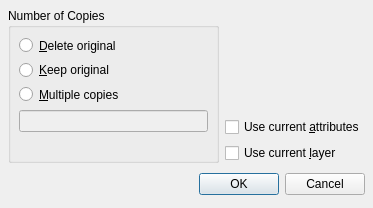
<ui version="4.0" >
 <class>QG_DlgMove</class>
 <widget class="QDialog" name="QG_DlgMove" >
  <property name="geometry" >
   <rect>
    <x>0</x>
    <y>0</y>
    <width>373</width>
    <height>208</height>
   </rect>
  </property>
  <property name="windowTitle" >
   <string>Move / Copy Options</string>
  </property>
  <layout class="QVBoxLayout" >
   <property name="spacing" >
    <number>6</number>
   </property>
   <property name="leftMargin" >
    <number>8</number>
   </property>
   <property name="topMargin" >
    <number>8</number>
   </property>
   <property name="rightMargin" >
    <number>8</number>
   </property>
   <property name="bottomMargin" >
    <number>8</number>
   </property>
   <item>
    <layout class="QHBoxLayout" >
     <property name="spacing" >
      <number>6</number>
     </property>
     <property name="leftMargin" >
      <number>0</number>
     </property>
     <property name="topMargin" >
      <number>0</number>
     </property>
     <property name="rightMargin" >
      <number>0</number>
     </property>
     <property name="bottomMargin" >
      <number>0</number>
     </property>
     <item>
      <widget class="QGroupBox" name="gbNumber" >
       <property name="title" >
        <string>Number of Copies</string>
       </property>
       <layout class="QVBoxLayout" >
        <property name="spacing" >
         <number>6</number>
        </property>
        <property name="leftMargin" >
         <number>8</number>
        </property>
        <property name="topMargin" >
         <number>8</number>
        </property>
        <property name="rightMargin" >
         <number>8</number>
        </property>
        <property name="bottomMargin" >
         <number>8</number>
        </property>
        <item>
         <widget class="QRadioButton" name="rbMove" >
          <property name="sizePolicy" >
           <sizepolicy vsizetype="Preferred" hsizetype="Minimum" >
            <horstretch>0</horstretch>
            <verstretch>0</verstretch>
           </sizepolicy>
          </property>
          <property name="minimumSize" >
           <size>
            <width>0</width>
            <height>18</height>
           </size>
          </property>
          <property name="toolTip" >
           <string>Tick to move selection</string>
          </property>
          <property name="text" >
           <string>&amp;Delete original</string>
          </property>
          <property name="checked" >
           <bool>false</bool>
          </property>
         </widget>
        </item>
        <item>
         <widget class="QRadioButton" name="rbCopy" >
          <property name="sizePolicy" >
           <sizepolicy vsizetype="Preferred" hsizetype="Minimum" >
            <horstretch>0</horstretch>
            <verstretch>0</verstretch>
           </sizepolicy>
          </property>
          <property name="minimumSize" >
           <size>
            <width>0</width>
            <height>18</height>
           </size>
          </property>
          <property name="toolTip" >
           <string>Tick to copy selection</string>
          </property>
          <property name="text" >
           <string>&amp;Keep original</string>
          </property>
         </widget>
        </item>
        <item>
         <widget class="QRadioButton" name="rbMultiCopy" >
          <property name="sizePolicy" >
           <sizepolicy vsizetype="Preferred" hsizetype="Minimum" >
            <horstretch>0</horstretch>
            <verstretch>0</verstretch>
           </sizepolicy>
          </property>
          <property name="minimumSize" >
           <size>
            <width>0</width>
            <height>18</height>
           </size>
          </property>
          <property name="toolTip" >
           <string>Tick to create &lt;i>n&lt;/i> copies of selection</string>
          </property>
          <property name="text" >
           <string>&amp;Multiple copies</string>
          </property>
         </widget>
        </item>
        <item>
         <widget class="QLineEdit" name="leNumber" >
          <property name="enabled" >
           <bool>false</bool>
          </property>
          <property name="toolTip" >
           <string>Enter number of copies</string>
          </property>
         </widget>
        </item>
        <item>
         <spacer>
          <property name="orientation" >
           <enum>Qt::Vertical</enum>
          </property>
          <property name="sizeHint" >
           <size>
            <width>20</width>
            <height>21</height>
           </size>
          </property>
         </spacer>
        </item>
       </layout>
      </widget>
     </item>
     <item>
      <layout class="QVBoxLayout" >
       <property name="spacing" >
        <number>6</number>
       </property>
       <property name="leftMargin" >
        <number>0</number>
       </property>
       <property name="topMargin" >
        <number>0</number>
       </property>
       <property name="rightMargin" >
        <number>0</number>
       </property>
       <property name="bottomMargin" >
        <number>0</number>
       </property>
       <item>
        <widget class="QLabel" name="lHelp" >
         <property name="pixmap" >
          <pixmap resource="../../qcadguiqt.qrc" >:/qcad/images/dlgmodifymove.png</pixmap>
         </property>
         <property name="alignment" >
          <set>Qt::AlignCenter</set>
         </property>
        </widget>
       </item>
       <item>
        <widget class="QCheckBox" name="cbCurrentAttributes" >
         <property name="toolTip" >
          <string>Use the currently active attributes (pen) instead of the ones from the original entities</string>
         </property>
         <property name="text" >
          <string>Use current &amp;attributes</string>
         </property>
        </widget>
       </item>
       <item>
        <widget class="QCheckBox" name="cbCurrentLayer" >
         <property name="toolTip" >
          <string>Use the currently active layer instead of the layer(s) of the original entities</string>
         </property>
         <property name="text" >
          <string>Use current &amp;layer</string>
         </property>
        </widget>
       </item>
      </layout>
     </item>
    </layout>
   </item>
   <item>
    <layout class="QHBoxLayout" >
     <property name="spacing" >
      <number>6</number>
     </property>
     <property name="leftMargin" >
      <number>0</number>
     </property>
     <property name="topMargin" >
      <number>0</number>
     </property>
     <property name="rightMargin" >
      <number>0</number>
     </property>
     <property name="bottomMargin" >
      <number>0</number>
     </property>
     <item>
      <spacer>
       <property name="orientation" >
        <enum>Qt::Horizontal</enum>
       </property>
       <property name="sizeHint" >
        <size>
         <width>131</width>
         <height>31</height>
        </size>
       </property>
      </spacer>
     </item>
     <item>
      <widget class="QPushButton" name="okButton" >
       <property name="text" >
        <string>OK</string>
       </property>
      </widget>
     </item>
     <item>
      <widget class="QPushButton" name="cancelButton" >
       <property name="text" >
        <string>Cancel</string>
       </property>
      </widget>
     </item>
    </layout>
   </item>
  </layout>
 </widget>
 <resources>
  <include location="../../qcadguiqt.qrc" />
 </resources>
 <connections>
  <connection>
   <sender>okButton</sender>
   <signal>clicked()</signal>
   <receiver>QG_DlgMove</receiver>
   <slot>accept()</slot>
   <hints>
    <hint type="sourcelabel" >
     <x>278</x>
     <y>253</y>
    </hint>
    <hint type="destinationlabel" >
     <x>96</x>
     <y>254</y>
    </hint>
   </hints>
  </connection>
  <connection>
   <sender>cancelButton</sender>
   <signal>clicked()</signal>
   <receiver>QG_DlgMove</receiver>
   <slot>reject()</slot>
   <hints>
    <hint type="sourcelabel" >
     <x>369</x>
     <y>253</y>
    </hint>
    <hint type="destinationlabel" >
     <x>179</x>
     <y>282</y>
    </hint>
   </hints>
  </connection>
  <connection>
   <sender>rbMultiCopy</sender>
   <signal>toggled(bool)</signal>
   <receiver>leNumber</receiver>
   <slot>setEnabled(bool)</slot>
   <hints>
    <hint type="sourcelabel" >
     <x>93</x>
     <y>97</y>
    </hint>
    <hint type="destinationlabel" >
     <x>93</x>
     <y>126</y>
    </hint>
   </hints>
  </connection>
 </connections>
</ui>
